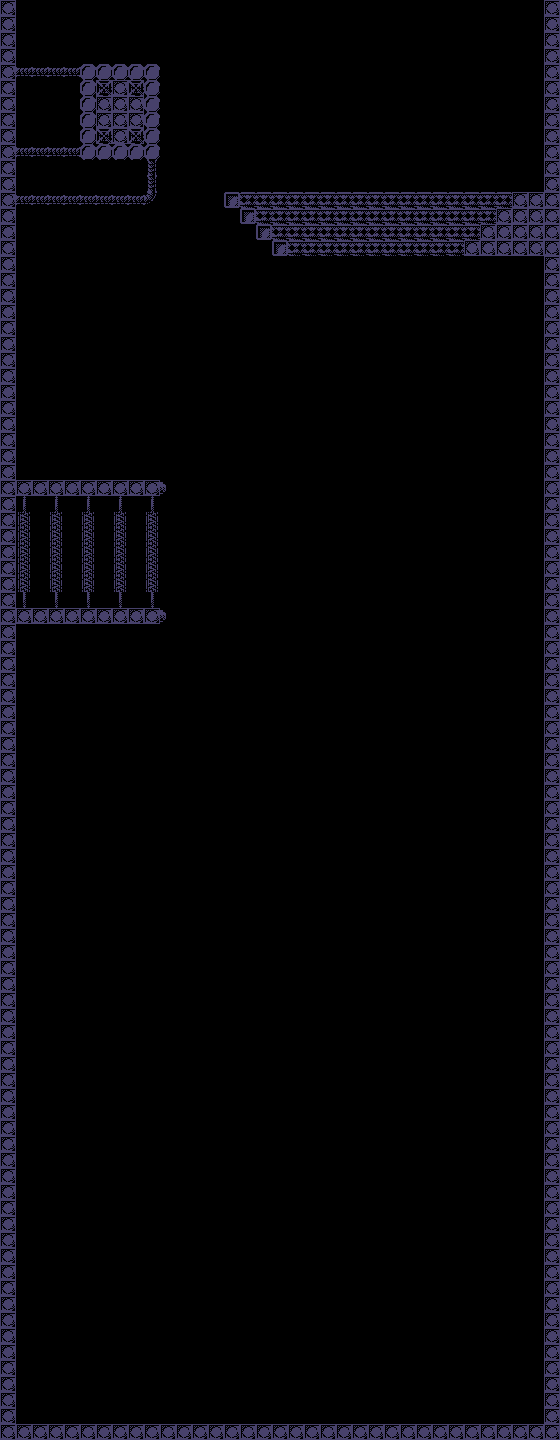

A level layout from a 2D game, rendered from its tile map. Below: a short description, then the map file with tile-grid data replaced by summaries:
An orthogonal 35x90 tile map with 16x16 px tiles, 1 tile layer (Kachelebene 1) and 8 objects.

<map version="1.10" tiledversion="1.11.1" orientation="orthogonal" renderorder="right-down" width="35" height="90" tilewidth="16" tileheight="16" infinite="0" nextlayerid="3" nextobjectid="9">
 <tileset firstgid="1" source="Tileset.tsx" />
 <layer id="1" name="Kachelebene 1" width="35" height="90">
  <data>[3150 cells, 391 non-empty, 12 distinct tile ids]</data>
 </layer>
 <objectgroup id="2" name="Platforms">
  <object id="1" x="80.0313" y="64" width="80" height="95.9915" />
  <object id="2" x="223.93" y="192.015" width="319.974" height="15.9915" />
  <object id="3" x="240.017" y="209.209" width="303.917" height="14.6437" />
  <object id="4" x="256.055" y="224.129" width="287.714" height="15.8353" />
  <object id="5" x="271.926" y="240.2" width="271.911" height="15.7415" />
  <object id="6" x="16.1664" y="480.002" width="143.832" height="15.9915" />
  <object id="7" x="16.4641" y="608.019" width="143.534" height="15.9915" />
  <object id="8" x="16.2005" y="1424.01" width="527.714" height="15.6751" />
 </objectgroup>
</map>
